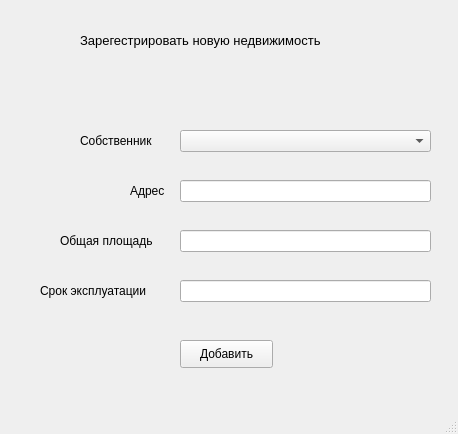
<?xml version="1.0" encoding="UTF-8"?>
<ui version="4.0">
 <class>MainWindow</class>
 <widget class="QMainWindow" name="MainWindow">
  <property name="geometry">
   <rect>
    <x>0</x>
    <y>0</y>
    <width>458</width>
    <height>434</height>
   </rect>
  </property>
  <property name="windowTitle">
   <string>Панель Администратора</string>
  </property>
  <widget class="QWidget" name="centralwidget">
   <widget class="QLabel" name="label">
    <property name="geometry">
     <rect>
      <x>80</x>
      <y>20</y>
      <width>321</width>
      <height>41</height>
     </rect>
    </property>
    <property name="font">
     <font>
      <pointsize>10</pointsize>
     </font>
    </property>
    <property name="text">
     <string>Зарегестрировать новую недвижимость</string>
    </property>
   </widget>
   <widget class="QLineEdit" name="address">
    <property name="geometry">
     <rect>
      <x>180</x>
      <y>180</y>
      <width>251</width>
      <height>22</height>
     </rect>
    </property>
   </widget>
   <widget class="QLineEdit" name="square">
    <property name="geometry">
     <rect>
      <x>180</x>
      <y>230</y>
      <width>251</width>
      <height>22</height>
     </rect>
    </property>
   </widget>
   <widget class="QLineEdit" name="time">
    <property name="geometry">
     <rect>
      <x>180</x>
      <y>280</y>
      <width>251</width>
      <height>22</height>
     </rect>
    </property>
   </widget>
   <widget class="QLabel" name="label_2">
    <property name="geometry">
     <rect>
      <x>80</x>
      <y>130</y>
      <width>101</width>
      <height>22</height>
     </rect>
    </property>
    <property name="font">
     <font>
      <pointsize>9</pointsize>
     </font>
    </property>
    <property name="text">
     <string>Собственник</string>
    </property>
   </widget>
   <widget class="QLabel" name="label_3">
    <property name="geometry">
     <rect>
      <x>130</x>
      <y>180</y>
      <width>51</width>
      <height>22</height>
     </rect>
    </property>
    <property name="font">
     <font>
      <pointsize>9</pointsize>
     </font>
    </property>
    <property name="text">
     <string>Адрес</string>
    </property>
   </widget>
   <widget class="QLabel" name="label_5">
    <property name="geometry">
     <rect>
      <x>40</x>
      <y>280</y>
      <width>141</width>
      <height>22</height>
     </rect>
    </property>
    <property name="font">
     <font>
      <pointsize>9</pointsize>
     </font>
    </property>
    <property name="text">
     <string>Срок эксплуатации</string>
    </property>
   </widget>
   <widget class="QLabel" name="label_6">
    <property name="geometry">
     <rect>
      <x>60</x>
      <y>230</y>
      <width>121</width>
      <height>22</height>
     </rect>
    </property>
    <property name="font">
     <font>
      <pointsize>9</pointsize>
     </font>
    </property>
    <property name="text">
     <string>Общая площадь</string>
    </property>
   </widget>
   <widget class="QPushButton" name="btn_add">
    <property name="geometry">
     <rect>
      <x>180</x>
      <y>340</y>
      <width>93</width>
      <height>28</height>
     </rect>
    </property>
    <property name="text">
     <string>Добавить</string>
    </property>
   </widget>
   <widget class="QComboBox" name="owner">
    <property name="geometry">
     <rect>
      <x>180</x>
      <y>130</y>
      <width>251</width>
      <height>22</height>
     </rect>
    </property>
   </widget>
  </widget>
  <widget class="QMenuBar" name="menubar">
   <property name="geometry">
    <rect>
     <x>0</x>
     <y>0</y>
     <width>458</width>
     <height>26</height>
    </rect>
   </property>
  </widget>
  <widget class="QStatusBar" name="statusbar"/>
 </widget>
 <resources/>
 <connections/>
</ui>
